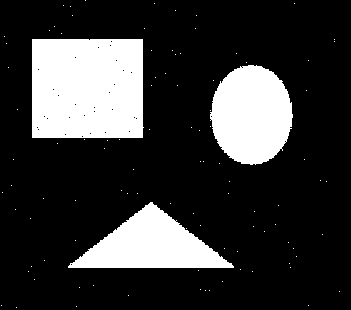
#> input picture Hough-Transform/results/noise.jpg, 351 x 310 px
$ python task1.py
#> lines starting #> are read from the running program, lines starting #| are printed output that depends on the picture; after the words box and inside, x2 and y2 are one past the last pixel; in counts of white or black regions, pixels touching at a corner belong together
# -*- coding: utf-8 -*-
"""
Created on Mon Nov 26 23:19:23 2018

@author: abhis
"""

import cv2
import numpy as np

X = cv2.imread("noise.jpg",0)
#> X: shape (310, 351); 21.2% white; 101 white regions (98 under 20 px), largest, box (x1, y1, x2, y2) and area: (32, 39, 144, 138) 10960, (210, 65, 293, 165) 6364, (68, 202, 234, 268) 5640
kernel =[[1,1,1],[1,1,1],[1,1,1]]
Gx=np.array(kernel,np.uint64)


def dilation(X,Gx):

    outx=[]
    s1,s2=X.shape
    outx=np.zeros([s1,s2])
    #print(outx.shape)
    s1,s2=s1-1,s2-1

    for i in range(0,s1):
        for j in range(0,s2):
            x=X[i][j]
            if(x==255):
                for k in range(-1,2):
                    for l in range(-1,2):
                        outx[i+k][j+l]=255
            else:
                outx[i][j]=x

    dil=np.array(outx,np.uint8)
    #cv2.imwrite('dil.jpg',dil)
    #cv2.imshow('Dilation',dil)
    #cv2.waitKey(0)
    return dil


def erosion(X,Gx):

    outx=[]
    rows,columns=X.shape
#> rows = 310; columns = 351
    outx=np.zeros([rows,columns])
    s1,s2=rows,columns
#> s1 = 310; s2 = 351

    for i in range(0,s1):
        for j in range(0,s2):
            d=0
            e=0
            f=0
            if X[i][j] == 255 or X[i][j] == 0:
                if (i>0) and (j>0) and (i+1<rows) and (j+1<columns):

                    s=Gx[0][0]*X[i-1][j-1]+Gx[0][1]*X[i-1][j]+Gx[0][2]*X[i-1][j+1]+\
                    Gx[1][0]*X[i][j-1]+Gx[1][2]*X[i][j+1]+\
                    Gx[2][0]*X[i+1][j-1]+Gx[2][1]*X[i+1][j]+Gx[2][2]*X[i+1][j+1]

                    if(s==255*8):
                        outx[i][j]=255
                    else:
                        outx[i][j]=0
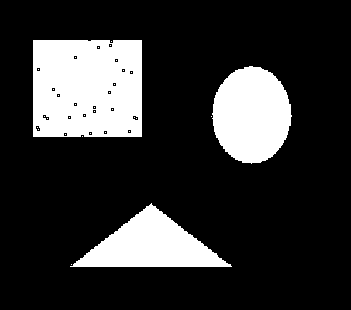
#> outx: shape (310, 351) float64; 19.8% white; 34 white regions (31 under 20 px), largest, box (x1, y1, x2, y2) and area: (33, 40, 142, 137) 10316, (212, 66, 292, 164) 5974, (70, 203, 232, 267) 5170

    ero=np.array(outx,np.uint8)
    #cv2.imwrite('ero.jpg',ero)
    #cv2.imshow('Erosion',ero)
    #cv2.waitKey(0)
    return ero


print('Opening')
#opening
ero=erosion(X,Gx)
dil=dilation(ero,Gx)
#> after the loop in dilation, `for i in range(0,s1):`:
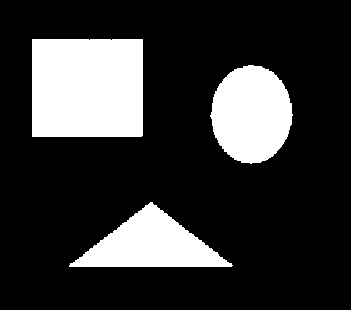
#> outx: shape (310, 351) float64; 20.7% white; 3 white regions, box (x1, y1, x2, y2) and area: (32, 39, 143, 137) 10875, (210, 65, 293, 164) 6235, (69, 202, 233, 267) 5465
cv2.imwrite('res_noise1.jpg',dil)
new=erosion(dil,Gx)
#> after the loop in erosion (call 2), `for i in range(0,s1):`:
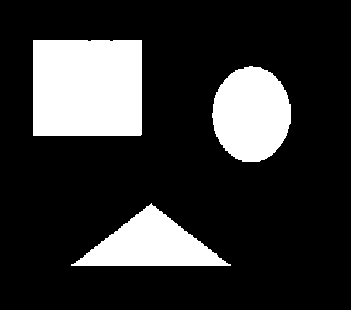
#> outx: shape (310, 351) float64; 19.6% white; 3 white regions, box (x1, y1, x2, y2) and area: (33, 40, 142, 136) 10457, (212, 66, 291, 162) 5875, (71, 203, 231, 266) 5012
output=cv2.subtract(dil,new)
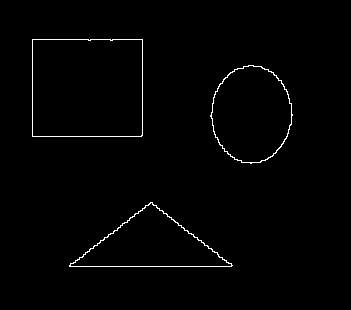
#> output: shape (310, 351); 1.1% white in thin lines or dots, all inside (x1, y1, x2, y2) = (32, 39, 293, 267)
cv2.imwrite('res_bound1.jpg',output)


print('Closing')
#closing
dil=dilation(X,Gx)
#> after the loop in dilation (call 2), `for i in range(0,s1):`:
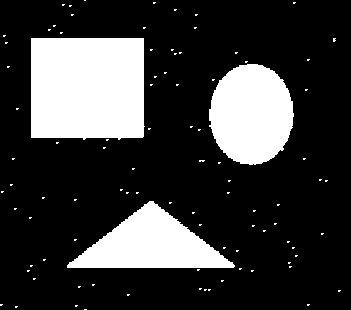
#> outx: shape (310, 351) float64; 22.4% white; 95 white regions (92 under 20 px), largest, box (x1, y1, x2, y2) and area: (31, 38, 145, 140) 11310, (209, 64, 294, 165) 6658, (67, 201, 235, 268) 5949
ero=erosion(dil,Gx)
#> after the loop in erosion (call 3), `for i in range(0,s1):`: outx: shape (310, 351) float64; 20.8% white; 3 white regions, box (x1, y1, x2, y2) and area: (32, 39, 143, 138) 10879, (210, 65, 293, 164) 6278, (68, 202, 233, 267) 5480
cv2.imwrite('res_noise2.jpg',ero)
new2=erosion(ero,Gx)
#> after the loop in erosion (call 4), `for i in range(0,s1):`: outx: shape (310, 351) float64; 19.7% white; 3 white regions, box (x1, y1, x2, y2) and area: (33, 40, 142, 136) 10463, (211, 66, 291, 162) 5918, (71, 203, 231, 266) 5025
output2=cv2.subtract(ero,new2)
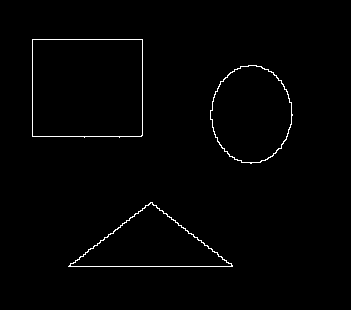
#> output2: shape (310, 351); 1.1% white in thin lines or dots, all inside (x1, y1, x2, y2) = (32, 39, 293, 267)
cv2.imwrite('res_bound2.jpg',output2)
